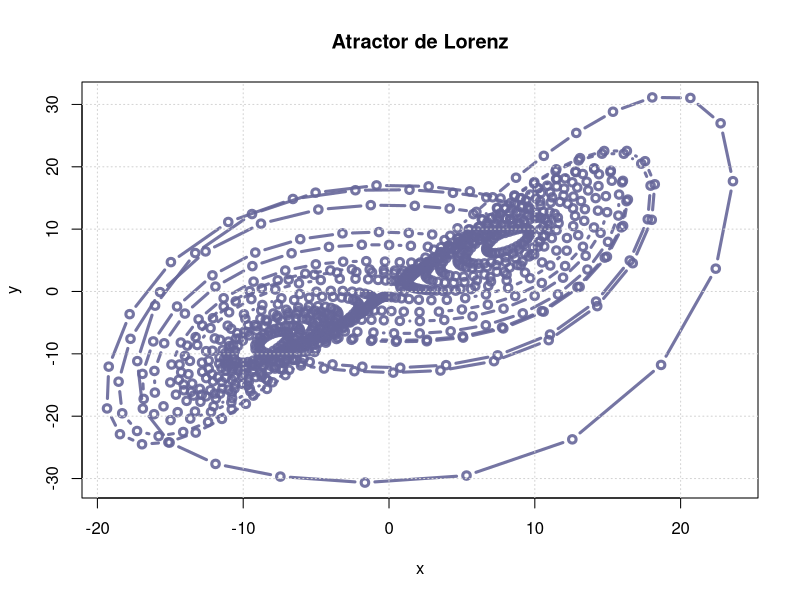
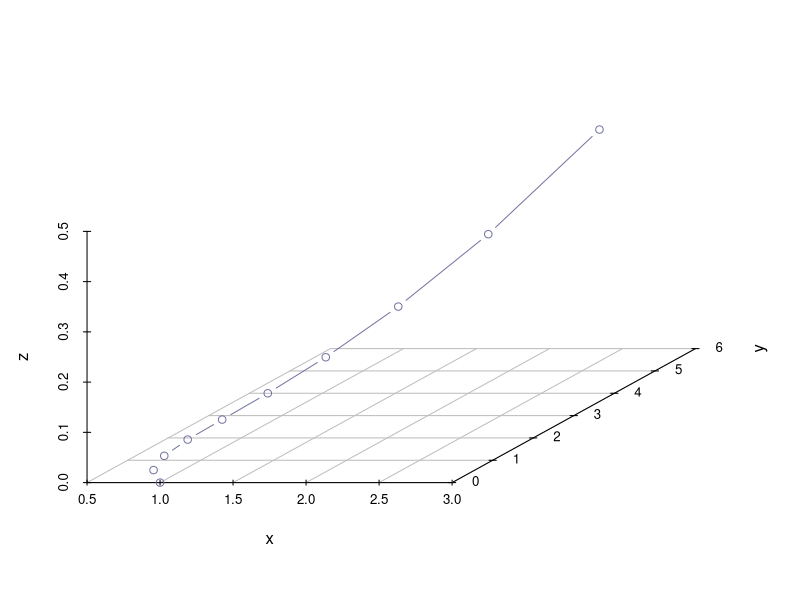
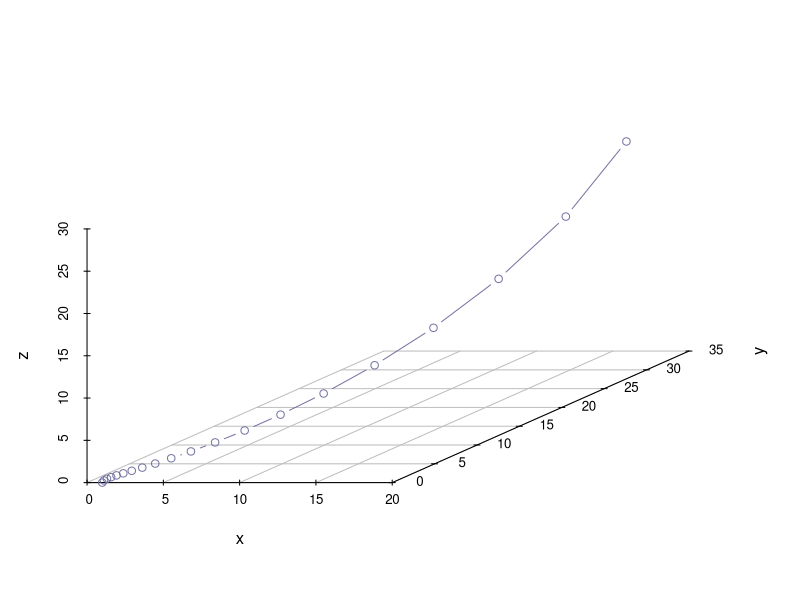
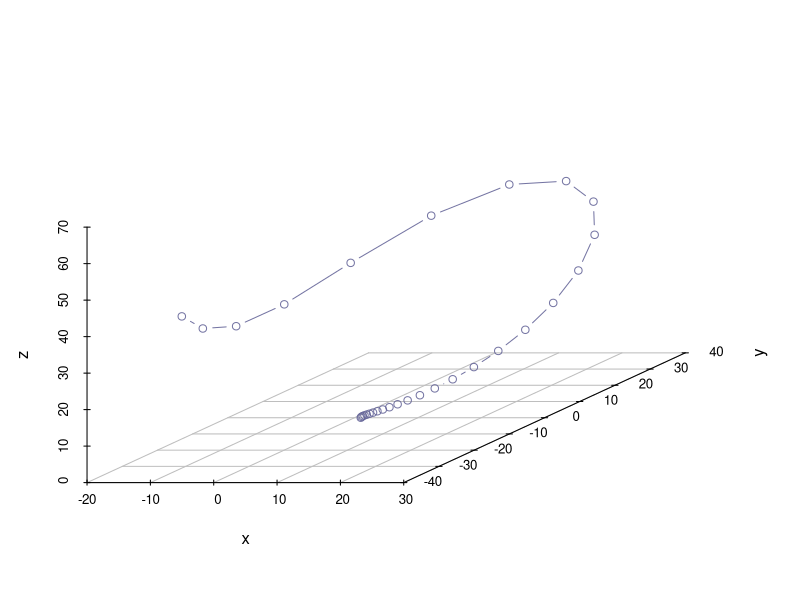
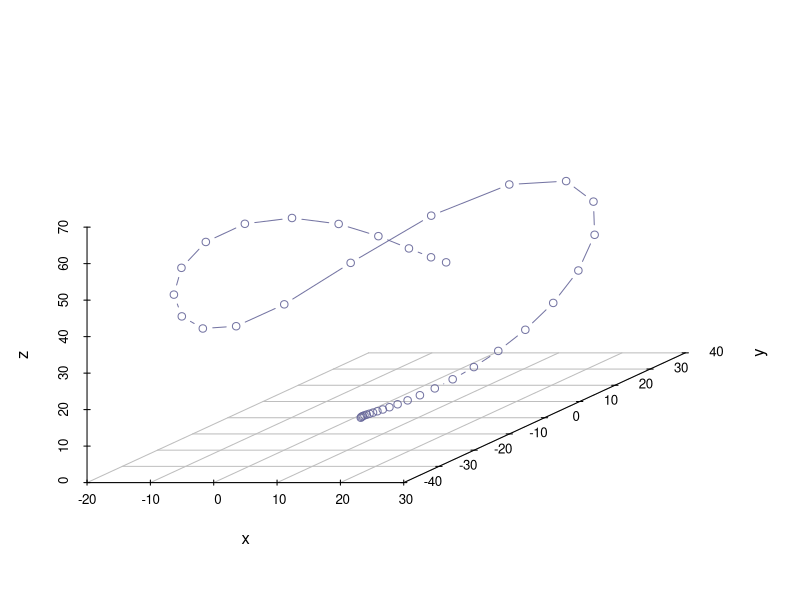
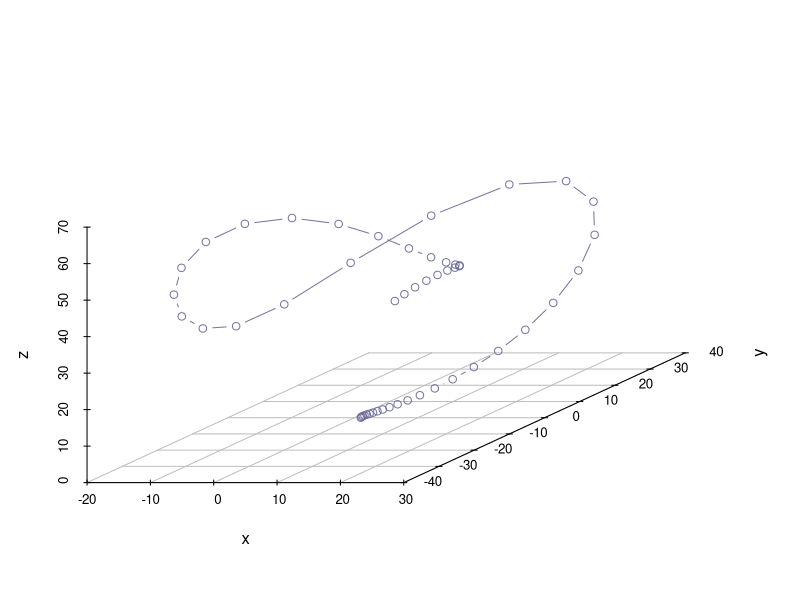
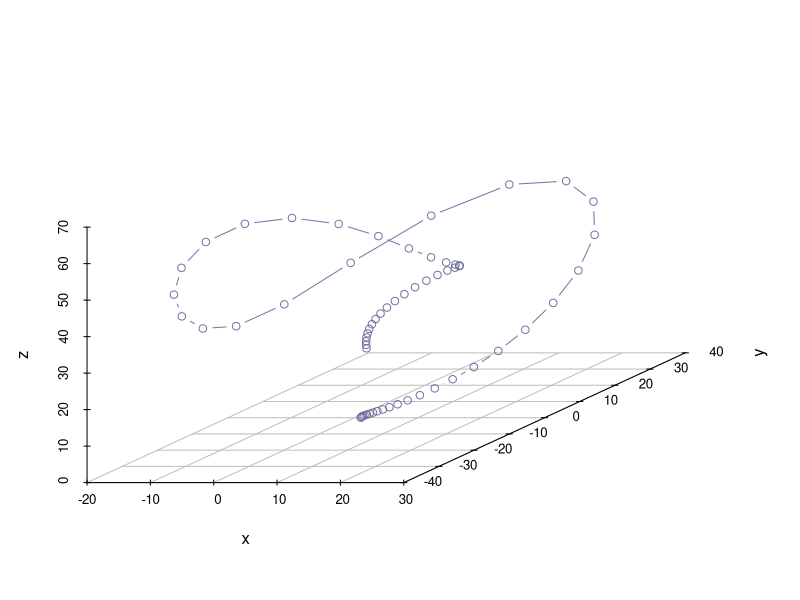
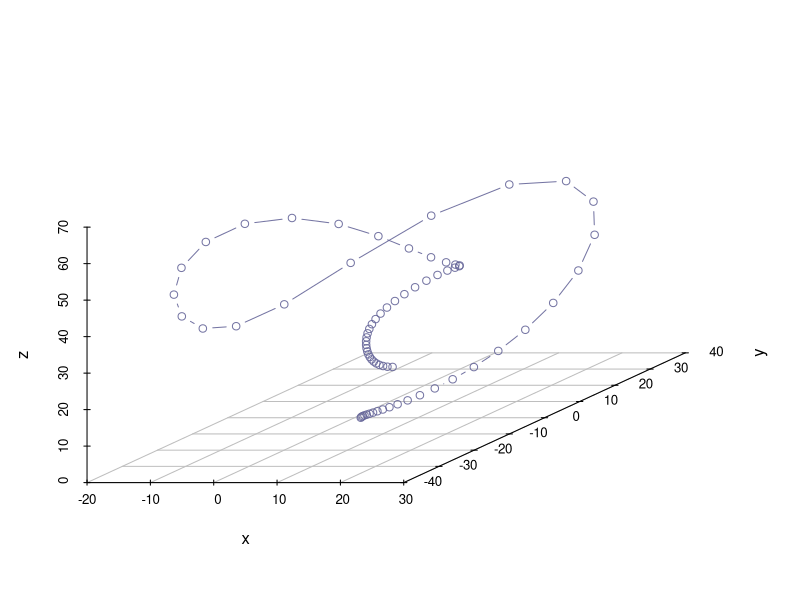

Write R code to recreate these figures, in order.
a <- 10
b <- 28
c <- 8/3 
dt <- 0.02

dx <- function(v)  a*(v[2] - v[1])
dy <- function(v)  v[1]*(b - v[3]) - v[2]
dz <- function(v)  v[1]*v[2] - c*v[3] 

data <- data.frame(x = c(1, rep(0, 1000)), y = rep(0, 1001), z = rep(0, 1001)  )

dim(data)

for( i in 2:1001){
    data[i, ] <- c( dt*dx( data [ i-1 ,] ) + data[i -1, 1], 
                    dt*dy( data [ i-1 ,] ) + data[i -1, 2],
                    dt*dz( data [ i-1 ,] ) + data[i -1, 3]
                  )
}

plot(data[, 1:2], type = 'b', main = "Atractor de Lorenz", lwd = 3, col = rgb(.4, .4, .6, .9))
grid()

library(magick)

library(scatterplot3d)

s <- seq(10, 1000, by = 10)
s

png('lorenz%02d.png')
for( i in s){
    scatterplot3d(data[1:i, ], type = "b", lwd = 1, color = rgb(.4, .4, .6, .9), box = F  )
}
dev.off()

imgs <- list.files(getwd(), full.names = TRUE)
imgs <- imgs[ grep("png", imgs) ]
img_list <- lapply(imgs, image_read)
img_joined <- image_join(img_list)
img_animated <- image_animate(img_joined, fps = 10)
img_animated

image_write(img_animated, path = "tiger.gif", format = "gif")

file.remove(list.files(pattern=".png"))
